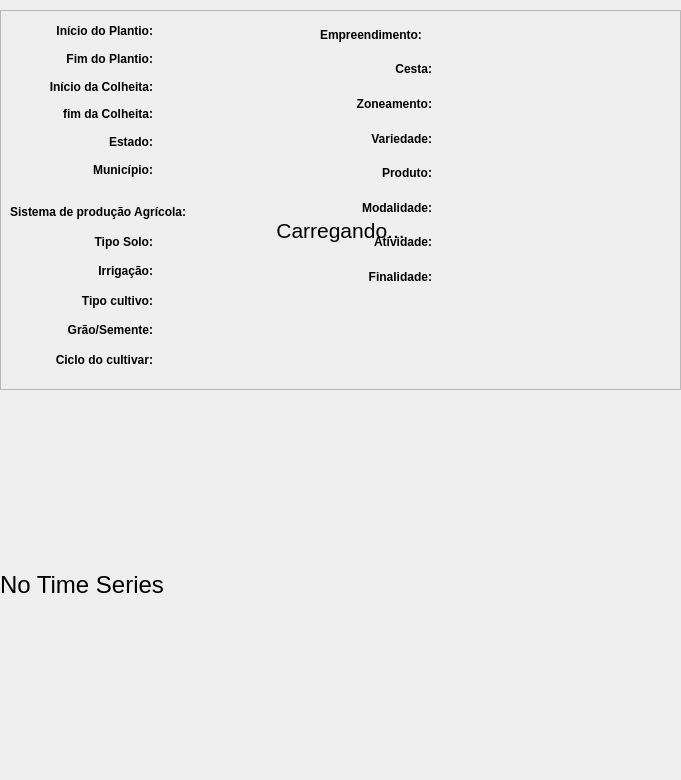
<?xml version="1.0" encoding="UTF-8"?>
<ui version="4.0">
 <class>Dialog</class>
 <widget class="QDialog" name="Dialog">
  <property name="enabled">
   <bool>true</bool>
  </property>
  <property name="geometry">
   <rect>
    <x>0</x>
    <y>0</y>
    <width>681</width>
    <height>780</height>
   </rect>
  </property>
  <property name="minimumSize">
   <size>
    <width>681</width>
    <height>780</height>
   </size>
  </property>
  <property name="maximumSize">
   <size>
    <width>681</width>
    <height>780</height>
   </size>
  </property>
  <property name="windowTitle">
   <string>Dialog</string>
  </property>
  <widget class="QLabel" name="lbl_message">
   <property name="geometry">
    <rect>
     <x>0</x>
     <y>0</y>
     <width>681</width>
     <height>460</height>
    </rect>
   </property>
   <property name="minimumSize">
    <size>
     <width>681</width>
     <height>460</height>
    </size>
   </property>
   <property name="maximumSize">
    <size>
     <width>530</width>
     <height>460</height>
    </size>
   </property>
   <property name="font">
    <font>
     <pointsize>16</pointsize>
    </font>
   </property>
   <property name="text">
    <string>Carregando...</string>
   </property>
   <property name="alignment">
    <set>Qt::AlignCenter</set>
   </property>
  </widget>
  <widget class="QFrame" name="frm_main">
   <property name="geometry">
    <rect>
     <x>0</x>
     <y>10</y>
     <width>681</width>
     <height>380</height>
    </rect>
   </property>
   <property name="minimumSize">
    <size>
     <width>681</width>
     <height>380</height>
    </size>
   </property>
   <property name="maximumSize">
    <size>
     <width>681</width>
     <height>380</height>
    </size>
   </property>
   <property name="frameShape">
    <enum>QFrame::StyledPanel</enum>
   </property>
   <property name="frameShadow">
    <enum>QFrame::Raised</enum>
   </property>
   <property name="lineWidth">
    <number>0</number>
   </property>
   <widget class="QWidget" name="gridLayoutWidget_4">
    <property name="geometry">
     <rect>
      <x>10</x>
      <y>10</y>
      <width>291</width>
      <height>161</height>
     </rect>
    </property>
    <layout class="QGridLayout" name="lyt_data_2">
     <item row="2" column="1">
      <widget class="QLabel" name="lbl_fim_plantio_2">
       <property name="text">
        <string/>
       </property>
      </widget>
     </item>
     <item row="1" column="1">
      <widget class="QLabel" name="lbl_inicio_plantio_2">
       <property name="text">
        <string/>
       </property>
      </widget>
     </item>
     <item row="4" column="0">
      <widget class="QLabel" name="label_6">
       <property name="font">
        <font>
         <weight>75</weight>
         <bold>true</bold>
        </font>
       </property>
       <property name="text">
        <string>fim da Colheita:</string>
       </property>
       <property name="alignment">
        <set>Qt::AlignRight|Qt::AlignTrailing|Qt::AlignVCenter</set>
       </property>
      </widget>
     </item>
     <item row="2" column="0">
      <widget class="QLabel" name="label_4">
       <property name="font">
        <font>
         <weight>75</weight>
         <bold>true</bold>
        </font>
       </property>
       <property name="text">
        <string>Fim do Plantio:</string>
       </property>
       <property name="alignment">
        <set>Qt::AlignRight|Qt::AlignTrailing|Qt::AlignVCenter</set>
       </property>
      </widget>
     </item>
     <item row="1" column="0">
      <widget class="QLabel" name="label_2">
       <property name="font">
        <font>
         <weight>75</weight>
         <bold>true</bold>
        </font>
       </property>
       <property name="text">
        <string>Início do Plantio:</string>
       </property>
       <property name="alignment">
        <set>Qt::AlignRight|Qt::AlignTrailing|Qt::AlignVCenter</set>
       </property>
      </widget>
     </item>
     <item row="3" column="1">
      <widget class="QLabel" name="lbl_inicio_colheita_2">
       <property name="text">
        <string/>
       </property>
      </widget>
     </item>
     <item row="3" column="0">
      <widget class="QLabel" name="label_10">
       <property name="font">
        <font>
         <weight>75</weight>
         <bold>true</bold>
        </font>
       </property>
       <property name="text">
        <string>Início da Colheita:</string>
       </property>
       <property name="alignment">
        <set>Qt::AlignRight|Qt::AlignTrailing|Qt::AlignVCenter</set>
       </property>
      </widget>
     </item>
     <item row="5" column="1">
      <widget class="QLabel" name="lbl_estado">
       <property name="text">
        <string/>
       </property>
      </widget>
     </item>
     <item row="4" column="1">
      <widget class="QLabel" name="lbl_fim_colheita_2">
       <property name="text">
        <string/>
       </property>
      </widget>
     </item>
     <item row="5" column="0">
      <widget class="QLabel" name="label">
       <property name="font">
        <font>
         <weight>75</weight>
         <bold>true</bold>
        </font>
       </property>
       <property name="text">
        <string>Estado:</string>
       </property>
       <property name="alignment">
        <set>Qt::AlignRight|Qt::AlignTrailing|Qt::AlignVCenter</set>
       </property>
      </widget>
     </item>
     <item row="6" column="0">
      <widget class="QLabel" name="label_5">
       <property name="font">
        <font>
         <weight>75</weight>
         <bold>true</bold>
        </font>
       </property>
       <property name="text">
        <string>Município:</string>
       </property>
       <property name="alignment">
        <set>Qt::AlignRight|Qt::AlignTrailing|Qt::AlignVCenter</set>
       </property>
      </widget>
     </item>
     <item row="6" column="1">
      <widget class="QLabel" name="lbl_municipio">
       <property name="text">
        <string/>
       </property>
      </widget>
     </item>
    </layout>
   </widget>
   <widget class="QWidget" name="gridLayoutWidget_5">
    <property name="geometry">
     <rect>
      <x>320</x>
      <y>10</y>
      <width>341</width>
      <height>271</height>
     </rect>
    </property>
    <layout class="QGridLayout" name="lyt_empreendimento_2" columnstretch="1,2">
     <item row="1" column="0">
      <widget class="QLabel" name="label_22">
       <property name="font">
        <font>
         <weight>75</weight>
         <bold>true</bold>
        </font>
       </property>
       <property name="text">
        <string>Cesta:</string>
       </property>
       <property name="alignment">
        <set>Qt::AlignRight|Qt::AlignTrailing|Qt::AlignVCenter</set>
       </property>
      </widget>
     </item>
     <item row="4" column="0">
      <widget class="QLabel" name="label_30">
       <property name="font">
        <font>
         <weight>75</weight>
         <bold>true</bold>
        </font>
       </property>
       <property name="text">
        <string>Produto:</string>
       </property>
       <property name="alignment">
        <set>Qt::AlignRight|Qt::AlignTrailing|Qt::AlignVCenter</set>
       </property>
      </widget>
     </item>
     <item row="5" column="0">
      <widget class="QLabel" name="label_31">
       <property name="font">
        <font>
         <weight>75</weight>
         <bold>true</bold>
        </font>
       </property>
       <property name="text">
        <string>Modalidade:</string>
       </property>
       <property name="alignment">
        <set>Qt::AlignRight|Qt::AlignTrailing|Qt::AlignVCenter</set>
       </property>
      </widget>
     </item>
     <item row="6" column="0">
      <widget class="QLabel" name="label_32">
       <property name="font">
        <font>
         <weight>75</weight>
         <bold>true</bold>
        </font>
       </property>
       <property name="text">
        <string>Atividade:</string>
       </property>
       <property name="alignment">
        <set>Qt::AlignRight|Qt::AlignTrailing|Qt::AlignVCenter</set>
       </property>
      </widget>
     </item>
     <item row="3" column="0">
      <widget class="QLabel" name="label_33">
       <property name="font">
        <font>
         <weight>75</weight>
         <bold>true</bold>
        </font>
       </property>
       <property name="text">
        <string>Variedade:</string>
       </property>
       <property name="alignment">
        <set>Qt::AlignRight|Qt::AlignTrailing|Qt::AlignVCenter</set>
       </property>
      </widget>
     </item>
     <item row="1" column="1">
      <widget class="QLabel" name="lbl_cesta_2">
       <property name="text">
        <string/>
       </property>
       <property name="wordWrap">
        <bool>true</bool>
       </property>
      </widget>
     </item>
     <item row="2" column="0">
      <widget class="QLabel" name="label_34">
       <property name="font">
        <font>
         <weight>75</weight>
         <bold>true</bold>
        </font>
       </property>
       <property name="text">
        <string>Zoneamento:</string>
       </property>
       <property name="alignment">
        <set>Qt::AlignRight|Qt::AlignTrailing|Qt::AlignVCenter</set>
       </property>
      </widget>
     </item>
     <item row="7" column="0">
      <widget class="QLabel" name="label_35">
       <property name="font">
        <font>
         <weight>75</weight>
         <bold>true</bold>
        </font>
       </property>
       <property name="text">
        <string>Finalidade:</string>
       </property>
       <property name="alignment">
        <set>Qt::AlignRight|Qt::AlignTrailing|Qt::AlignVCenter</set>
       </property>
      </widget>
     </item>
     <item row="0" column="0" colspan="2">
      <widget class="QLabel" name="label_23">
       <property name="font">
        <font>
         <weight>75</weight>
         <bold>true</bold>
        </font>
       </property>
       <property name="text">
        <string>Empreendimento:</string>
       </property>
       <property name="alignment">
        <set>Qt::AlignLeading|Qt::AlignLeft|Qt::AlignVCenter</set>
       </property>
      </widget>
     </item>
     <item row="2" column="1">
      <widget class="QLabel" name="lbl_zoneamento_2">
       <property name="text">
        <string/>
       </property>
      </widget>
     </item>
     <item row="3" column="1">
      <widget class="QLabel" name="lbl_variedade_2">
       <property name="text">
        <string/>
       </property>
      </widget>
     </item>
     <item row="4" column="1">
      <widget class="QLabel" name="lbl_produto_2">
       <property name="text">
        <string/>
       </property>
      </widget>
     </item>
     <item row="5" column="1">
      <widget class="QLabel" name="lbl_modalidade_2">
       <property name="text">
        <string/>
       </property>
      </widget>
     </item>
     <item row="6" column="1">
      <widget class="QLabel" name="lbl_atividade_2">
       <property name="text">
        <string/>
       </property>
      </widget>
     </item>
     <item row="7" column="1">
      <widget class="QLabel" name="lbl_finalidade_2">
       <property name="text">
        <string/>
       </property>
      </widget>
     </item>
    </layout>
   </widget>
   <widget class="QWidget" name="gridLayoutWidget_6">
    <property name="geometry">
     <rect>
      <x>10</x>
      <y>190</y>
      <width>291</width>
      <height>171</height>
     </rect>
    </property>
    <layout class="QGridLayout" name="lyt_sistema_2">
     <item row="2" column="1">
      <widget class="QLabel" name="lbl_irrigacao_2">
       <property name="text">
        <string/>
       </property>
      </widget>
     </item>
     <item row="3" column="1">
      <widget class="QLabel" name="lbl_cultivo_2">
       <property name="text">
        <string/>
       </property>
      </widget>
     </item>
     <item row="3" column="0">
      <widget class="QLabel" name="label_14">
       <property name="font">
        <font>
         <weight>75</weight>
         <bold>true</bold>
        </font>
       </property>
       <property name="text">
        <string>Tipo cultivo:</string>
       </property>
       <property name="alignment">
        <set>Qt::AlignRight|Qt::AlignTrailing|Qt::AlignVCenter</set>
       </property>
      </widget>
     </item>
     <item row="4" column="1">
      <widget class="QLabel" name="lbl_grao_semente_2">
       <property name="text">
        <string/>
       </property>
      </widget>
     </item>
     <item row="1" column="1">
      <widget class="QLabel" name="lbl_tipo_solo_2">
       <property name="text">
        <string/>
       </property>
      </widget>
     </item>
     <item row="4" column="0">
      <widget class="QLabel" name="label_16">
       <property name="font">
        <font>
         <weight>75</weight>
         <bold>true</bold>
        </font>
       </property>
       <property name="text">
        <string>Grão/Semente:</string>
       </property>
       <property name="alignment">
        <set>Qt::AlignRight|Qt::AlignTrailing|Qt::AlignVCenter</set>
       </property>
      </widget>
     </item>
     <item row="1" column="0">
      <widget class="QLabel" name="label_12">
       <property name="font">
        <font>
         <weight>75</weight>
         <bold>true</bold>
        </font>
       </property>
       <property name="text">
        <string>Tipo Solo:</string>
       </property>
       <property name="alignment">
        <set>Qt::AlignRight|Qt::AlignTrailing|Qt::AlignVCenter</set>
       </property>
      </widget>
     </item>
     <item row="5" column="1">
      <widget class="QLabel" name="lbl_ciclo_2">
       <property name="text">
        <string/>
       </property>
      </widget>
     </item>
     <item row="2" column="0">
      <widget class="QLabel" name="label_18">
       <property name="font">
        <font>
         <weight>75</weight>
         <bold>true</bold>
        </font>
       </property>
       <property name="text">
        <string>Irrigação:</string>
       </property>
       <property name="alignment">
        <set>Qt::AlignRight|Qt::AlignTrailing|Qt::AlignVCenter</set>
       </property>
      </widget>
     </item>
     <item row="5" column="0">
      <widget class="QLabel" name="label_36">
       <property name="font">
        <font>
         <weight>75</weight>
         <bold>true</bold>
        </font>
       </property>
       <property name="text">
        <string>Ciclo do cultivar:</string>
       </property>
       <property name="alignment">
        <set>Qt::AlignRight|Qt::AlignTrailing|Qt::AlignVCenter</set>
       </property>
      </widget>
     </item>
     <item row="0" column="0" colspan="2">
      <widget class="QLabel" name="label_37">
       <property name="font">
        <font>
         <weight>75</weight>
         <bold>true</bold>
        </font>
       </property>
       <property name="text">
        <string>Sistema de produção Agrícola:</string>
       </property>
      </widget>
     </item>
    </layout>
   </widget>
  </widget>
  <widget class="QLabel" name="lbl_message_time_series">
   <property name="geometry">
    <rect>
     <x>0</x>
     <y>400</y>
     <width>681</width>
     <height>369</height>
    </rect>
   </property>
   <property name="font">
    <font>
     <pointsize>18</pointsize>
    </font>
   </property>
   <property name="lineWidth">
    <number>0</number>
   </property>
   <property name="text">
    <string>No Time Series</string>
   </property>
  </widget>
  <widget class="QWidget" name="verticalLayoutWidget">
   <property name="geometry">
    <rect>
     <x>0</x>
     <y>400</y>
     <width>681</width>
     <height>371</height>
    </rect>
   </property>
   <layout class="QVBoxLayout" name="lytChart"/>
  </widget>
 </widget>
 <resources/>
 <connections/>
</ui>
